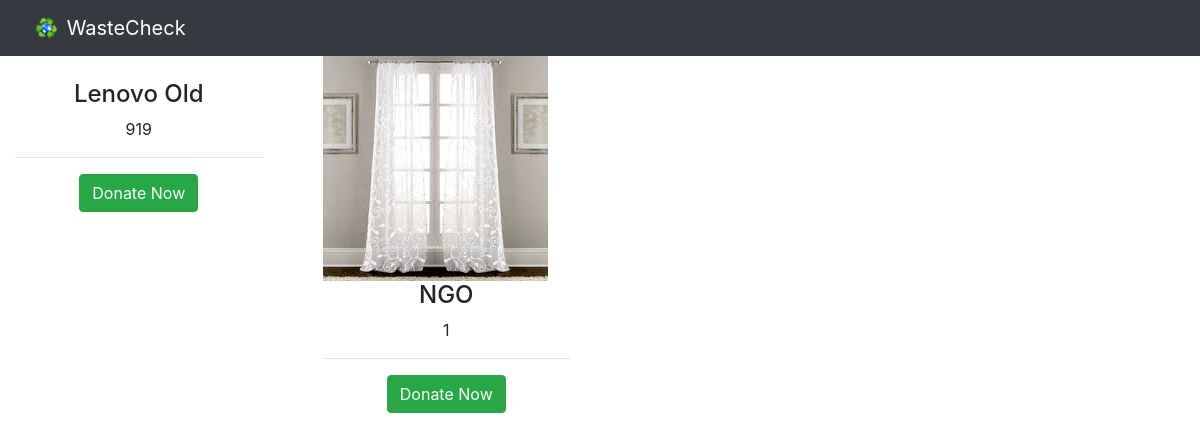
/try, run on an earlier commit of the app's database.
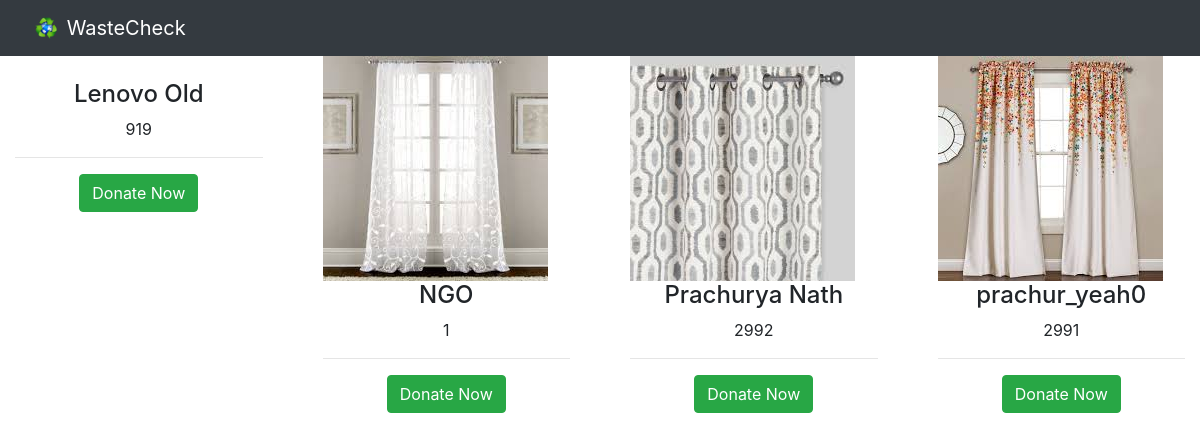
And on a later commit of the database.
### app.py (models this page shows)
class Product(db.Model):
    id = db.Column(db.Integer, primary_key=True)
    name = db.Column(db.String(50), unique=True)
    price = db.Column(db.Integer) #in cents
    accid = db.Column(db.String(50))
    description = db.Column(db.String(500))
    image = db.Column(db.String(100))

### app.py (the view)
@app.route('/try', methods=['GET'])
def index():
    products = Product.query.all()
    return render_template('try.html', products=products)

### templates/try.html (shortened to what this page needs)
<!DOCTYPE html>
<html lang="en">
<head>
    <link rel="stylesheet" href="https://maxcdn.bootstrapcdn.com/bootstrap/4.5.2/css/bootstrap.min.css">
</head>
<body>
    <nav class="navbar navbar-dark bg-dark" id="nav-title">
        <div class="container-fluid">
          <a class="navbar-brand" href="../">
            <img src="/static/img/logo.png" alt="" width="30" height="24" class="d-inline-block align-text-top" >
            WasteCheck
          </a>
        </div>
      </nav>
      <div class="row">
        {% for product in products %}
        <div class="col-lg-3">
            <div class="col-xs-12 col-sm-12 col-md-12 col-lg-12">
                <div class="thumbnail">
                    <a>
                        <img src="{{ product.image }}" alt="">
                    </a>
                    <div class="caption text-center">
                        <h4 class="bold">{{ product.name }}</h4>
                        <p>
                            {{ product.price }}
                        </p>
                        <hr />
                        <p>
                            <div><button  data-price="{{product.price}}" data-name="{{product.name}}" data-accid="{{product.accid}}" class="btn-buy btn btn-success">Donate Now</button></div>
                        </p>
                    </div>
                </div>
            </div>
        </div>
        {% endfor %}
    </div>
</body>
</html>

What changed in the data, as far as the page shows it:
added Product: image (picture), name "Prachurya Nath", price "2992"
added Product: image (picture), name "prachur_yeah0", price "2991"
